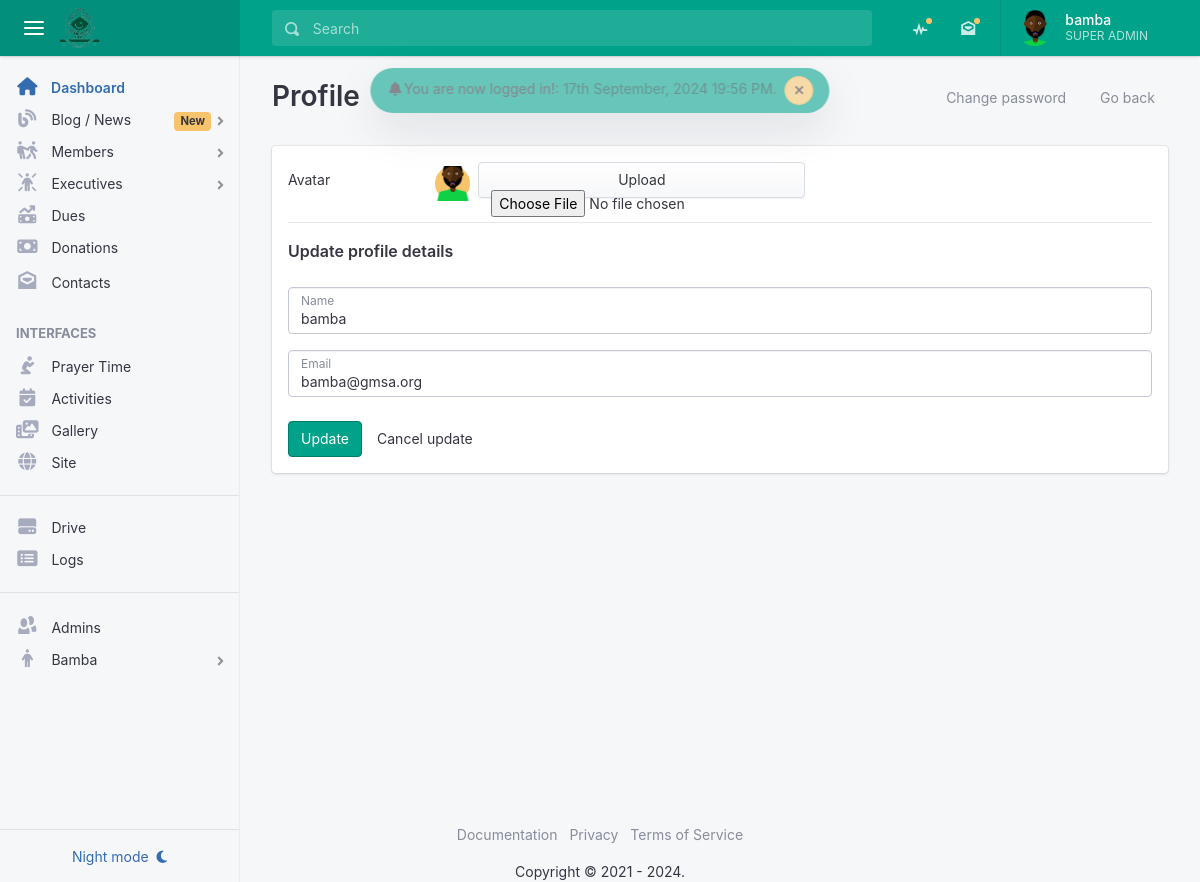
The page /admin/settings.php (signed in) on the database its author committed.
### tables this page shows
CREATE TABLE `gmsa_admin` (
  `id` int(11) NOT NULL,
  `admin_id` varchar(300) DEFAULT NULL,
  `admin_fullname` varchar(255) NOT NULL,
  `admin_email` varchar(175) NOT NULL,
  `admin_password` varchar(255) NOT NULL,
  `admin_profile` text DEFAULT NULL,
  `admin_joined_date` datetime NOT NULL DEFAULT current_timestamp(),
  `admin_last_login` datetime DEFAULT NULL,
  `admin_permissions` varchar(255) NOT NULL,
  `admin_status` tinyint(4) NOT NULL DEFAULT 0
);

### helpers/functions.php (called while the page is built, shortened)
<?php
function provide_admin_title($permission) {
	$title = '';
	if ($permission == 'admin,patron,finance,editor') {
		$title = 'Patron';
	} elseif ($permission == 'admin,finance,editor') {
		$title = 'Super Admin';
	} elseif ($permission == 'finance') {
		$title = 'Finance';
	} elseif ($permission == 'editor') {
		$title = 'Editor';
	}
	return strtoupper($title);
}

### helpers/helpers.php (called while the page is built, shortened)
<?php
function goBack() {
    $previous = "javascript:history.go(-1)";
    if (isset($_SERVER['HTTP_REFERER'])) {
        $previous = $_SERVER['HTTP_REFERER'];
    }
    return $previous;
}
function admin_has_permission($permission = 'admin') {
	global $admin_data;
	$permissions = explode(',', $admin_data['admin_permissions']);
	if (in_array($permission, $permissions, true)) {
		return true;
	}
	return false;
}

### admin/settings.php (the view, shortened to what this page needs)
<?php
    require_once ("../db_connection/conn.php");
    include ("includes/head.php");
    include ("includes/header.php");
    include ("includes/aside.php");
    $admin_fullname = ((isset($_POST['admin_fullname'])) ? sanitize($_POST['admin_fullname']) : $admin_data['admin_fullname']);
    $admin_email = ((isset($_POST['admin_email'])) ? sanitize($_POST['admin_email']) : $admin_data['admin_email']);
?>
    <main class="app-main">
        <div class="wrapper">
            <div class="page">
                <?= $flash; ?>
                <div class="page-inner">
                    <header class="page-title-bar">
                        <div class="d-md-flex align-items-md-start">
                            <h1 class="page-title mr-sm-auto"> Profile </h1>
                            <div class="btn-toolbar">
                                <a href="<?= PROOT . 'admin/change-password'; ?>" class="btn btn-light"> <span class="ml-1">Change password</span></a>&nbsp;
                                <a href="<?= goBack(); ?>" class="btn btn-light"> <span class="ml-1">Go back</span></a>
                            </div>
                        </div>
                    </header>
                    <div class="page-section">
                        <div class="card card-body">
                            <div class="row align-items-center">
                                <div class="col-md-2">
                                    <label class="form-label">Avatar</label>
                                </div>
                                <div class="col-md-8 col-xl-5">
                                    <div class="" id="upload_profile">
                                        <div class="d-flex align-items-center">
                                            <a href="<?= PROOT . $admin_data['admin_profile']; ?>" class="avatar avatar-lg bg-warning rounded-circle text-white">
                                                <img src="<?= PROOT . (($admin_data['admin_profile'] == NULL) ? 'assets/media/avatar.png' : $admin_data['admin_profile']); ?>" style="object-fit: cover; object-position: center; width: 35px; height: 35px" alt="<?=ucwords($admin_data['admin_fullname']); ?>'s profile.">
                                            </a>
                                            <div class="d-flex justify-content-between mx-1">
                                                <?php if ($admin_data['admin_profile'] == NULL): ?>
                                                    <label for="file_upload" class="btn btn-secondary mx-1">
                                                        <span>Upload</span>
                                                        <input type="file" name="file_upload" id="file_upload" class="">
                                                    </label>
                                                <?php endif ?>
                                            </div>
                                        </div>
                                    </div>
                                </div>
                            </div>
                            <hr class="">
                             <form method="POST">
                                <fieldset>
                                    <legend>Update profile details</legend>
                                    <div class="form-group">
                                        <div class="form-label-group">
                                            <input type="text" class="form-control" id="admin_fullname" name="admin_fullname" required="" value="<?= $admin_fullname; ?>"> <label for="admin_fullname">Name</label>
                                        </div>
                                    </div>
                                    <div class="form-group">
                                        <div class="form-label-group">
                                            <input type="email" class="form-control" id="admin_email" name="admin_email" required="" value="<?= $admin_email; ?>"> <label for="admin_email">Email</label>
                                        </div>
                                    </div>
                                    <div class="form-actions">
                                        <button class="btn btn-success" type="submit" name="submit">Update</button>
                                        <a class="btn" href="<?= PROOT; ?>admin/profile">Cancel update</a>
                                    </div>
                                </fieldset>
                            </form>
                        </div>
                    </div>
                </div>
            </div>
        </main>
    </div>
<?php include ("includes/footer.php"); ?>

### admin/includes/header.php (shortened to what this page needs)
<div class="app">
    <header class="app-header app-header-dark bg-success">
        <div class="top-bar">
            <div class="top-bar-brand">
                <button class="hamburger hamburger-squeeze mr-2" type="button" data-toggle="aside-menu" aria-label="toggle aside menu"><span class="hamburger-box"><span class="hamburger-inner"></span></span></button>
                <a href="<?= PROOT; ?>admin">
                    <img src="<?= PROOT; ?>assets/media/logo/logo.png" class="img-fluid rounded" width="40">
                </a>
            </div>
            <div class="top-bar-list">
                <div class="top-bar-item top-bar-item-full">
                    <form class="top-bar-search">
                        <div class="input-group input-group-search dropdown">
                            <div class="input-group-prepend">
                                <span class="input-group-text"><span class="oi oi-magnifying-glass"></span></span>
                            </div>
                            <input type="text" class="form-control" data-toggle="dropdown" aria-label="Search" placeholder="Search">
                        </div>
                    </form>
                </div>
                <div class="top-bar-item top-bar-item-right px-0 d-none d-sm-flex">
                    <ul class="header-nav nav">
                        <li class="nav-item dropdown header-nav-dropdown has-notified">
                            <a class="nav-link" href="<?= PROOT; ?>admin/blog/all"><span class="oi oi-pulse"></span></a>
                        </li>
                        <li class="nav-item dropdown header-nav-dropdown has-notified">
                            <a class="nav-link" href="<?= PROOT; ?>admin/contacts"><span class="oi oi-envelope-open"></span></a>
                        </li>
                    </ul>
                    <div class="dropdown d-none d-md-flex">
                        <button class="btn-account" type="button" data-toggle="dropdown" aria-haspopup="true" aria-expanded="false"><span class="user-avatar user-avatar-md"><img src="<?= PROOT . (($admin_data['admin_profile'] == NULL) ? 'assets/media/avatar.png' : $admin_data['admin_profile']); ?>" alt=""></span> <span class="account-summary pr-lg-4 d-none d-lg-block"><span class="account-name"><?= $admin_data['admin_fullname']; ?> </span> <span class="account-description"><?= provide_admin_title($admin_data['admin_permissions']); ?></span></span></button>
                    </div>
                </div>
            </div>
        </div>
    </header>

### admin/includes/aside.php (shortened to what this page needs)
<aside class="app-aside app-aside-expand-md app-aside-light">
    <div class="aside-content">
        <div class="aside-menu overflow-hidden">
            <nav id="stacked-menu" class="stacked-menu">
                <ul class="menu">
                    <li class="menu-item has-active">
                        <a href="<?= PROOT; ?>admin" class="menu-link"><span class="menu-icon fas fa-home"></span> <span class="menu-text">Dashboard</span></a>
                    </li>
                    <?php if (admin_has_permission('editor')): ?>
                    <li class="menu-item has-child">
                        <a href="javascript:;" class="menu-link"><span class="menu-icon fas fa-blog"></span> <span class="menu-text">Blog / News</span> <span class="badge badge-warning">New</span></a>
                    </li>
                    <?php endif; ?>
                    <li class="menu-item has-child">
                        <a href="javascript:;" class="menu-link"><span class="menu-icon fa-solid fa-people-pulling"></span> <span class="menu-text">Members</span></a>
                    </li>
                    <li class="menu-item has-child">
                        <a href="javascript:;" class="menu-link"><span class="menu-icon fa-solid fa-person-rays"></span> <span class="menu-text">Executives</span></a>
                    </li>
                    <?php if (admin_has_permission('finance')): ?>
                    <li class="menu-item">
                        <a href="<?= PROOT; ?>admin/dues" class="menu-link"><span class="menu-icon fa fa-money-bill-trend-up"></span> <span class="menu-text">Dues</span></a>
                    </li>
                    <li class="menu-item">
                        <a href="<?= PROOT; ?>admin/donations" class="menu-link"><span class="menu-icon fa fa-money-bill"></span> <span class="menu-text">Donations</span></a>
                    </li>
                    <?php endif; ?>
                    <li class="menu-item">
                        <a href="<?= PROOT; ?>admin/contacts" class="menu-link"><span class="menu-icon oi oi-envelope-open"></span> <span class="menu-text">Contacts</span></a>
                    </li>
                    <?php if (admin_has_permission('editor')): ?>
                    <li class="menu-header">Interfaces </li>
                    <li class="menu-item">
                        <a href="<?= PROOT; ?>admin/prayer-time" class="menu-link"><span class="menu-icon fa-solid fa-person-praying"></span> <span class="menu-text">Prayer Time</span></a>
                    </li>
                    <li class="menu-item">
                        <a href="<?= PROOT; ?>admin/activity" class="menu-link"><span class="menu-icon fa fa-calendar-check"></span> <span class="menu-text">Activities</span></a>
                    </li>
                    <li class="menu-item">
                        <a href="<?= PROOT; ?>admin/gallery" class="menu-link"><span class="menu-icon fa fa-photo-film"></span> <span class="menu-text">Gallery</span></a>
                    </li>
                    <li class="menu-item">
                        <a href="<?= PROOT; ?>admin/site" class="menu-link"><span class="menu-icon fas fa-globe"></span> <span class="menu-text">Site</span></a>
                    </li>
                    <?php endif; ?>
                    <hr>
                    <li class="menu-item">
                        <a href="<?= PROOT; ?>admin/drive" class="menu-link"><span class="menu-icon fa-solid fa-hard-drive"></span> <span class="menu-text">Drive</span></a>
                    </li>
                    <li class="menu-item">
                        <a href="<?= PROOT; ?>admin/logs" class="menu-link"><span class="menu-icon fa-solid fa-rectangle-list"></span> <span class="menu-text">Logs</span></a>
                    </li>
                    <hr>
                    <?php if (admin_has_permission()): ?>
                    <li class="menu-item">
                        <a href="<?= PROOT; ?>admin/admins" class="menu-link"><span class="menu-icon oi oi-people"></span> <span class="menu-text">Admins</span></a>
                    </li>
                    <?php endif; ?>
                    <li class="menu-item has-child">
                        <a href="javascript:;" class="menu-link"><span class="menu-icon fa-solid fa-person"></span> <span class="menu-text"><?= ucwords($admin_data['admin_fullname']); ?> </span></a>
                    </li>
                </ul>
            </nav>
        </div>
        <footer class="aside-footer border-top p-2">
            <button class="btn btn-light btn-block text-primary" data-toggle="skin"><span class="d-compact-menu-none">Night mode</span> <i class="fas fa-moon ml-1"></i></button>
        </footer>
    </div>
</aside>

### rows shown on the page
gmsa_admin: admin_fullname "bamba", admin_permissions "SUPER ADMIN", admin_fullname "Bamba", admin_email "bamba@gmsa.org"

### other values the page prints
$_SESSION['flash_success'] "You are now logged in!"
